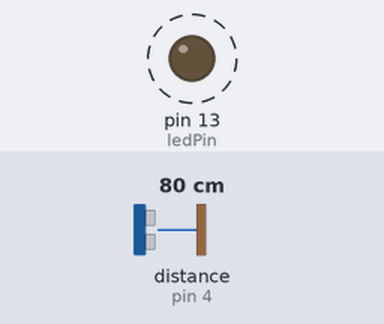
Simulated run of this sketch. Board: Arduino Uno, built with avr-gcc and run on an emulated ATmega328P. Parts: output pins drawn as LEDs (lit = HIGH). Wiring (inferred from the names in the program): ultrasonic range finder: trigger pin 5; echo pin 4. Dashed ring = blinking. The inputs (shaded band) are chosen by the test bench; at power-on: distance to the obstacle (sensor on pin 4) 80 cm. The echo pulse lasts 58.3 µs per cm; pins used as bus, display or sensor lines are not drawn; what the sketch prints to the serial monitor is not drawn.

Above: at 0.5 s.
Timing chart, 0 to 4.8 s (numbered marks = the images above):
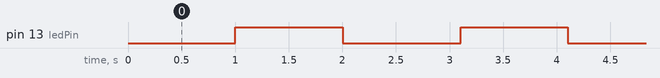

Measured:
- by itself, pin 13 (ledPin): alternates HIGH for 1.0 s and LOW for 1.1 s

The sketch:

ultra.ino
```cpp
const int ledPin=13;
const int trigPin=5;
const int echoPin=4;
const int ledontime=1000;
const int trigDistance=110;
int duration;
int distance;
void setup()
{
  pinMode(ledPin,OUTPUT);
  pinMode(trigPin,OUTPUT);
  pinMode(echoPin,OUTPUT);
  Serial.begin(9600);
}
void loop()
{
  digitalWrite(trigPin,LOW);
  digitalWrite(trigPin,HIGH);
  delay(1);
  digitalWrite(trigPin,LOW);
  duration=pulseIn(echoPin,HIGH);
  distance=duration*0.034/2;
  Serial.println(distance);
  if(distance<=trigDistance)
  {
    digitalWrite(ledPin,HIGH);
    delay(ledontime);
    digitalWrite(ledPin,LOW);
  }
  delay(100);
  Serial.println("blink");
}
```
